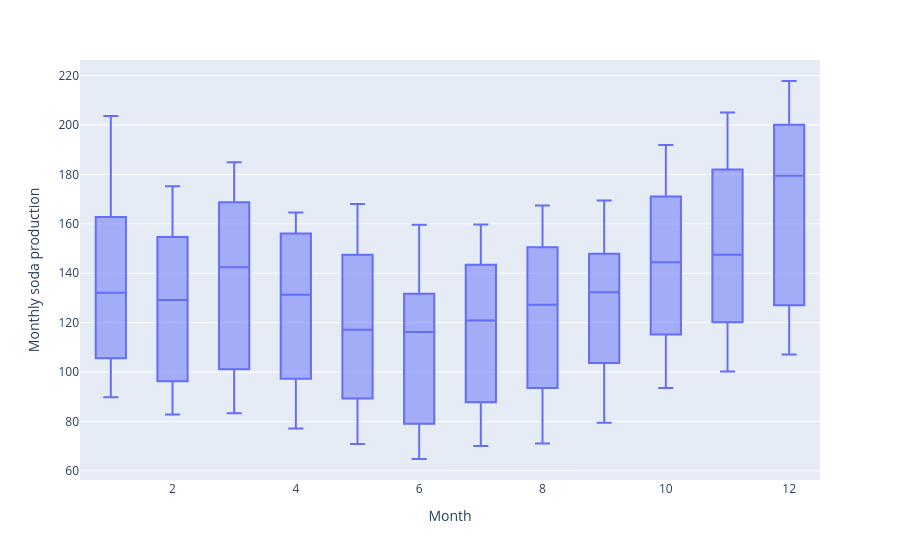

This figure's notebook cell:
### Markdown cell above
**[SOAL]** Tampilkan boxplot per bulan dari data tersebut. Gunakan fungsi `box()` dari `plotly.express`.

### Code cell
# Boxplot per bulan
px.box(train, x='Month', y='Monthly soda production')

### Figure 1 — Plotly figure (JSON) as saved in the notebook; plotly's stock layout.template omitted (floating-point values rounded to 4 significant figures; data arrays with more than 128 entries replaced by an {"elided": "..."} marker saying what was removed)
{"data": [{"alignmentgroup": "True", "hovertemplate": "Month=%{x}<br>Monthly soda production=%{y}<extra></extra>", "legendgroup": "", "marker": {"color": "#636efa"}, "name": "", "notched": false, "offsetgroup": "", "orientation": "v", "showlegend": false, "type": "box", "x": {"elided": "380 int values"}, "x0": " ", "xaxis": "x", "y": {"elided": "380 float values"}, "y0": " ", "yaxis": "y"}], "layout": {"boxmode": "group", "legend": {"tracegroupgap": 0}, "margin": {"t": 60}, "xaxis": {"anchor": "y", "domain": [0, 1], "title": {"text": "Month"}}, "yaxis": {"anchor": "x", "domain": [0, 1], "title": {"text": "Monthly soda production"}}}}
